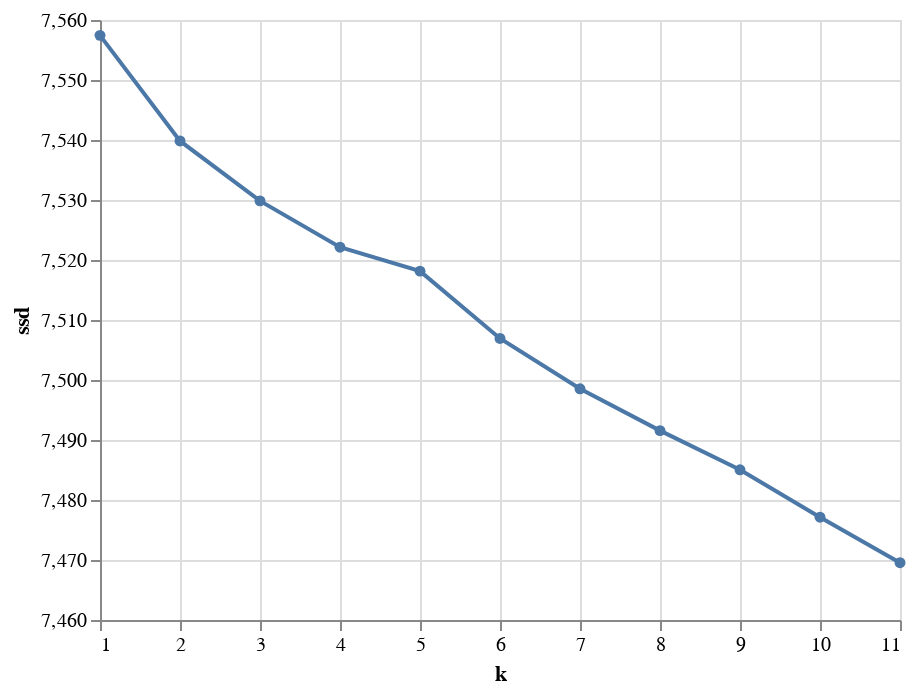

Notebook code cell kept with this figure:
### Code cell
qualidade = pd.DataFrame(columns = ['k', 'ssd'])
for k in range(1, 12, 1):
    # kemans = KMeans(n_clusters=k, rantom_state=0)
    kmeans = MiniBatchKMeans(n_clusters=k, init_size=1024, batch_size=2048, random_state=20)
    kmeans.fit(vec_text)
    qualidade = qualidade.append({'k': k, 'ssd': kmeans.inertia_}, ignore_index=True)

alt.Chart(qualidade).mark_line(
    point=True
).encode(
    x = 'k',
    y = alt.Y('ssd', scale = alt.Scale(zero=False))
)

### Figure 1 — Vega-Lite specification as saved in the notebook (floating-point values rounded to 4 significant figures)
{"config": {"view": {"continuousWidth": 400, "continuousHeight": 300}}, "data": {"name": "data-d47586762e92eda70b71cbd9246789f1"}, "mark": {"type": "line", "point": true}, "encoding": {"x": {"field": "k", "type": "quantitative"}, "y": {"field": "ssd", "scale": {"zero": false}, "type": "quantitative"}}, "$schema": "https://vega.github.io/schema/vega-lite/v4.17.0.json", "datasets": {"data-d47586762e92eda70b71cbd9246789f1": [{"k": 1.0, "ssd": 7557.0}, {"k": 2.0, "ssd": 7540.0}, {"k": 3.0, "ssd": 7530.0}, {"k": 4.0, "ssd": 7522.0}, {"k": 5.0, "ssd": 7518.0}, {"k": 6.0, "ssd": 7507.0}, {"k": 7.0, "ssd": 7499.0}, {"k": 8.0, "ssd": 7492.0}, {"k": 9.0, "ssd": 7485.0}, {"k": 10.0, "ssd": 7477.0}, {"k": 11.0, "ssd": 7470.0}]}}
